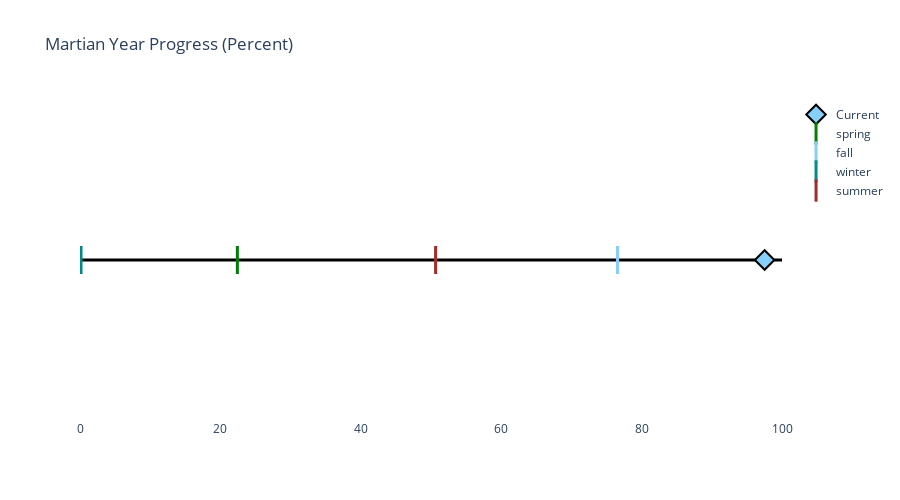

Source (notebook cell):
### Markdown cell above
This is good, however we have no idea about a very important attribute on Mars as on Earth, the season!
What is the season currently on Mars?

#### Seasons
We can add four markers to represent the seasons ordered Winter, Spring, Summer, Fall (Autumn).
Additionally, our actual sol colour will be based on which season it is. For example, in Spring the marker colour will turn green! Interestingly, you may notice below that each seasonal bar will not be spaced out evenly. Each season is not of equal length as it is on Earth due to the Mars' 25-degree tilt.

We will also increase the size of the graph so as to include a **legend**, which will relate our seasonal information to the colours attributed.

### Code cell
# Get the season at the first day of the week
curr_season = sols["season"][0]

# Set a marker colour for each season 
seasonal_colours = {"winter" : "darkcyan",
                    "spring" : "green", 
                    "summer" : "brown", 
                    "fall"   : "lightskyblue", }

marker_colour = seasonal_colours[curr_season]

# How Far Into The Year Each Season Is
martian_seasons = { "winter" : 1,
                    "spring" : 154,
                    "summer" : 348,
                    "fall"   : 526 }             

#Original Figure
fig = go.Figure()
fig.update_xaxes(range=[0,100],
                 showgrid=False)
fig.update_yaxes(showgrid=False,
                zeroline=True,
                zerolinecolor='black',
                zerolinewidth=3,
                showticklabels=False)

fig.update_layout(title=title, height=500, plot_bgcolor='white')

fig.add_trace(go.Scatter(x=[sol_in_percent],y=[0,0],name="Current",
                        mode='markers',
                        marker_symbol='diamond',
                        marker_line_color="black", 
                        marker_color=marker_colour,
                        marker_line_width=2, marker_size=15))

#Add Each Season Markers
for season in martian_seasons.keys():
    sol = martian_seasons[season]
    percent = percentage(sol)
    col = seasonal_colours[season]
    
    fig.add_trace(go.Scatter(x=[percent],y=[0,0],name=season,
                        mode='markers',
                        marker_symbol='line-ns-open',
                        marker_line_color="black", 
                        marker_color=col, 
                        marker_line_width=3, marker_size=20))

fig.show()

### Figure 1 — Plotly figure (JSON) as saved in the notebook; plotly's stock layout.template omitted (floating-point values rounded to 4 significant figures)
{"data": [{"marker": {"color": "lightskyblue", "line": {"color": "black", "width": 2}, "size": 15, "symbol": "diamond"}, "mode": "markers", "name": "Current", "type": "scatter", "x": [97.53], "y": [0, 0]}, {"marker": {"color": "green", "line": {"color": "black", "width": 3}, "size": 20, "symbol": "line-ns-open"}, "mode": "markers", "name": "spring", "type": "scatter", "x": [22.42], "y": [0, 0]}, {"marker": {"color": "lightskyblue", "line": {"color": "black", "width": 3}, "size": 20, "symbol": "line-ns-open"}, "mode": "markers", "name": "fall", "type": "scatter", "x": [76.56], "y": [0, 0]}, {"marker": {"color": "darkcyan", "line": {"color": "black", "width": 3}, "size": 20, "symbol": "line-ns-open"}, "mode": "markers", "name": "winter", "type": "scatter", "x": [0.1456], "y": [0, 0]}, {"marker": {"color": "brown", "line": {"color": "black", "width": 3}, "size": 20, "symbol": "line-ns-open"}, "mode": "markers", "name": "summer", "type": "scatter", "x": [50.66], "y": [0, 0]}], "layout": {"height": 500, "plot_bgcolor": "white", "title": {"text": "Martian Year Progress (Percent)"}, "xaxis": {"range": [0, 100], "showgrid": false}, "yaxis": {"showgrid": false, "showticklabels": false, "zeroline": true, "zerolinecolor": "black", "zerolinewidth": 3}}}
